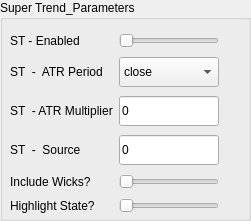
              <widget class="QGroupBox" name="grpBox_ST_parametersIndi">
               <property name="geometry">
                <rect>
                 <x>20</x>
                 <y>40</y>
                 <width>251</width>
                 <height>221</height>
                </rect>
               </property>
               <property name="styleSheet">
                <string notr="true"/>
               </property>
               <property name="title">
                <string>Super Trend_Parameters</string>
               </property>
               <widget class="QWidget" name="layoutWidget">
                <property name="geometry">
                 <rect>
                  <x>10</x>
                  <y>30</y>
                  <width>241</width>
                  <height>188</height>
                 </rect>
                </property>
                <layout class="QGridLayout" name="gridLayout_14">
                 <item row="0" column="0">
                  <widget class="QLabel" name="lblMptEnabled_3">
                   <property name="styleSheet">
                    <string notr="true"/>
                   </property>
                   <property name="text">
                    <string>ST - Enabled</string>
                   </property>
                  </widget>
                 </item>
                 <item row="0" column="1">
                  <widget class="QSlider" name="hSlider_SELL_IndicatorEnabled_3">
                   <property name="styleSheet">
                    <string notr="true"/>
                   </property>
                   <property name="maximum">
                    <number>5</number>
                   </property>
                   <property name="orientation">
                    <enum>Qt::Horizontal</enum>
                   </property>
                  </widget>
                 </item>
                 <item row="1" column="0">
                  <widget class="QLabel" name="lblMptAppliedPrice">
                   <property name="styleSheet">
                    <string notr="true"/>
                   </property>
                   <property name="text">
                    <string>ST  -  ATR Period</string>
                   </property>
                  </widget>
                 </item>
                 <item row="1" column="1">
                  <widget class="QComboBox" name="drpMptAppliedPrice">
                   <property name="minimumSize">
                    <size>
                     <width>0</width>
                     <height>30</height>
                    </size>
                   </property>
                   <property name="styleSheet">
                    <string notr="true"/>
                   </property>
                   <item>
                    <property name="text">
                     <string>close</string>
                    </property>
                   </item>
                   <item>
                    <property name="text">
                     <string>open</string>
                    </property>
                   </item>
                   <item>
                    <property name="text">
                     <string>high</string>
                    </property>
                   </item>
                   <item>
                    <property name="text">
                     <string>low</string>
                    </property>
                   </item>
                   <item>
                    <property name="text">
                     <string>HL2</string>
                    </property>
                   </item>
                   <item>
                    <property name="text">
                     <string>HLC3</string>
                    </property>
                   </item>
                   <item>
                    <property name="text">
                     <string>OHLC</string>
                    </property>
                   </item>
                  </widget>
                 </item>
                 <item row="1" column="2">
                  <spacer name="horizontalSpacer_11">
                   <property name="orientation">
                    <enum>Qt::Horizontal</enum>
                   </property>
                   <property name="sizeHint" stdset="0">
                    <size>
                     <width>40</width>
                     <height>20</height>
                    </size>
                   </property>
                  </spacer>
                 </item>
                 <item row="2" column="0">
                  <widget class="QLabel" name="lblMptShortMaPeriod">
                   <property name="styleSheet">
                    <string notr="true"/>
                   </property>
                   <property name="text">
                    <string>ST  - ATR Multiplier</string>
                   </property>
                  </widget>
                 </item>
                 <item row="2" column="1">
                  <widget class="QLineEdit" name="txtMptShortEmaPeriod">
                   <property name="minimumSize">
                    <size>
                     <width>0</width>
                     <height>30</height>
                    </size>
                   </property>
                   <property name="styleSheet">
                    <string notr="true"/>
                   </property>
                   <property name="text">
                    <string>0</string>
                   </property>
                  </widget>
                 </item>
                 <item row="3" column="0">
                  <widget class="QLabel" name="lblMptLongMaPeriod">
                   <property name="styleSheet">
                    <string notr="true"/>
                   </property>
                   <property name="text">
                    <string>ST  -  Source</string>
                   </property>
                  </widget>
                 </item>
                 <item row="3" column="1">
                  <widget class="QLineEdit" name="txtMptLongEmaPeriod">
                   <property name="minimumSize">
                    <size>
                     <width>0</width>
                     <height>30</height>
                    </size>
                   </property>
                   <property name="styleSheet">
                    <string notr="true"/>
                   </property>
                   <property name="text">
                    <string>0</string>
                   </property>
                  </widget>
                 </item>
                 <item row="4" column="0">
                  <widget class="QLabel" name="lblMptEnabled_5">
                   <property name="styleSheet">
                    <string notr="true"/>
                   </property>
                   <property name="text">
                    <string>Include Wicks?</string>
                   </property>
                  </widget>
                 </item>
                 <item row="4" column="1">
                  <widget class="QSlider" name="hSlider_SELL_IndicatorEnabled_6">
                   <property name="styleSheet">
                    <string notr="true"/>
                   </property>
                   <property name="maximum">
                    <number>5</number>
                   </property>
                   <property name="orientation">
                    <enum>Qt::Horizontal</enum>
                   </property>
                  </widget>
                 </item>
                 <item row="5" column="0">
                  <widget class="QLabel" name="lblMptEnabled_6">
                   <property name="styleSheet">
                    <string notr="true"/>
                   </property>
                   <property name="text">
                    <string>Highlight State?</string>
                   </property>
                  </widget>
                 </item>
                 <item row="5" column="1">
                  <widget class="QSlider" name="hSlider_SELL_IndicatorEnabled_7">
                   <property name="styleSheet">
                    <string notr="true"/>
                   </property>
                   <property name="maximum">
                    <number>5</number>
                   </property>
                   <property name="orientation">
                    <enum>Qt::Horizontal</enum>
                   </property>
                  </widget>
                 </item>
                </layout>
               </widget>
              </widget>
